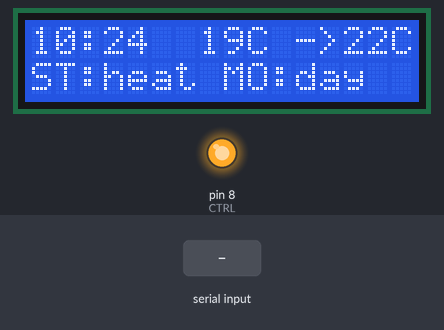
The sketch below on a simulated Arduino Uno, built with avr-gcc and run on an emulated ATmega328P. Shown: 16×2 character LCD, output pins drawn as LEDs (lit = HIGH). The test bench sets the inputs (shaded band). The local clock reads 2024-03-15 10:24:30 at power-on unless the sketch sets it.

Above: at 1.2 s.
1.3 s: "t:45\n" received over Serial
At 1.9 s:
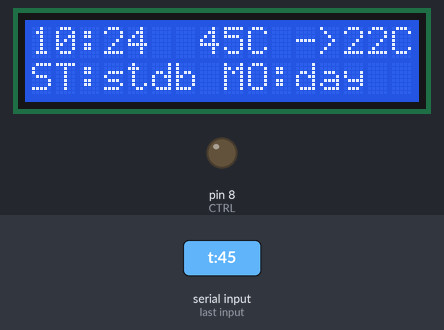
2.8 s: "c:45\n" received over Serial
At 3.3 s:
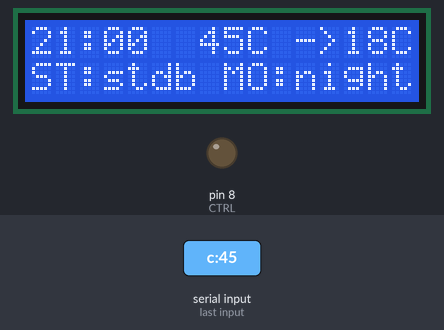
Timing chart, 0 to 5.8 s (numbered marks = the images above; inputs shaded):
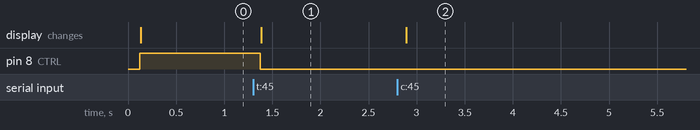

Measured:
- after the input at 1.3 s, pin 8 (CTRL): HIGH → LOW after 0.08 s; the display: changes after 0.08 s (image 1)
- after the input at 2.8 s, the display: changes after 0.09 s (image 2)

The sketch:

thermostat.ino
```cpp
/*
thermostat firmware
(c) 2017 Robert Fonó

available serial commands:

t:%d%d - set mock temperature
example: t:18

c:%d%d%d%d - set clock in format HHMM
example: c:1608

*/


#include "LiquidCrystal.h"
#include <inttypes.h>
#include <Wire.h>
#include "RTClib.h"

int CTRL = 8;

LiquidCrystal lcd(12, 11, 5, 4, 3, 2);

RTC_DS1307 RTC;


int temp = 19;
int daytarget = 22;
int nighttarget = 18;

int target = daytarget;

int daylimit_hour = 7;
int daylimit_minute = 0;
int nightlimit_hour = 21;
int nightlimit_minute = 0;

char *state = "stdb";
char *mode = "day";

//utility variables

int loopIter = 0;

void lcdTime() {
	DateTime now = RTC.now();

	lcd.setCursor(0, 0);

	if(now.hour()<10) {
		lcd.print('0');
		lcd.print(now.hour());
	} else {
		lcd.print(now.hour());
	}

	lcd.print(":");

	if(now.minute()<10) {
		lcd.print('0');
		lcd.print(now.minute());
	} else {
		lcd.print(now.minute());
	}
}
void dispView() {

	lcd.clear();

	lcdTime();

	lcd.setCursor(7,0);

	char tempstr[8];
	sprintf(tempstr, "%dC", temp);
	lcd.print(tempstr);

	lcd.setCursor(11, 0);

	char tgtstr[7];
	sprintf(tgtstr, "->%dC", target);
	lcd.print(tgtstr);

	lcd.setCursor(0, 1);

	char ststr[8];
	sprintf(ststr, "ST:%s", state);
	lcd.print(ststr);

	lcd.setCursor(8,1);

	char mostr[8];
	sprintf(mostr, "MO:%s", mode);
	lcd.print(mostr);
}

void serialTime() {
	DateTime now = RTC.now();
	Serial.print(now.month(), DEC);
	Serial.print('/');
	Serial.print(now.day(), DEC);
	Serial.print('/');
	Serial.print(now.year(), DEC);
	Serial.print(' ');
	Serial.print(now.hour(), DEC);
	Serial.print(':');
	Serial.print(now.minute(), DEC);
	Serial.print(':');
	Serial.print(now.second(), DEC);
	Serial.println();
}

void serialProcess(char* indata) {
	if (strcmp(indata,"night") == 0){
		mode = "night";
		target = nighttarget;
		dispView();
	}
	else if (strcmp(indata,"day") == 0){
		mode = "day";
		target = daytarget;
		dispView();
	}
	else if (indata[0] == 't' && indata[1] == ':') {
		char convtemp[2] = {indata[2], indata[3]};
		temp = atoi(convtemp);
		dispView();
	}
	else if (strcmp(indata,"time") == 0){
		serialTime();
		delay(100);
	}
	else if (indata[0] == 'c' && indata[1] == ':') {
		char newclock[8] = {	indata[2], indata[3], ':',
					indata[4], indata[5], ':', '0', '0'};

		RTC.adjust(DateTime(__DATE__, newclock));
		lcdTime();
	}

}

//decide if it's day or night
//returns name of mode ("day" or "night")
char *pickMode(int hour, int minute) {

	if (	(hour > daylimit_hour ||
		(hour == daylimit_hour && minute >= daylimit_minute)) &&
		(hour < nightlimit_hour ||
		(hour == nightlimit_hour && minute < nightlimit_minute))
	) {
		return "day";
	} else {
		return "night";
	}

}

void setTarget() {
	if (strcmp(mode,"day") == 0) {
		target = daytarget;
	} else if (strcmp(mode, "night") == 0) {
		target = nighttarget;
	}
}


void setup() {
	lcd.begin(16, 2);
	Serial.begin(9600);
	Wire.begin();
	RTC.begin();

	if (! RTC.isrunning()) {
		 Serial.println("RTC is NOT running!");
		// This will reflect the time that your sketch was compiled
		RTC.adjust(DateTime(__DATE__, __TIME__));
	}


	pinMode(CTRL, OUTPUT);
	digitalWrite(CTRL, LOW);
	dispView();
}

void loop() {

	//refresh the clock if it hasn't been refreshed in a while
	//fires roughly every 5 seconds
	loopIter++;
	if(loopIter >= 100) {
		lcdTime();
		loopIter = 0;
	}

	char indata[7] = {'\0'};
	char inchar = -1;
	int index = 0;

	while (Serial.available() > 0) {
		if (index < 6) {
			inchar = Serial.read();
			indata[index] = inchar;
			index++;
			indata[index] = '\0';
		}
		else {
			Serial.read();
		}
	}
	delay(50);

	serialProcess(indata);


	//run pickMode, redraw screen if mode changed

	DateTime now = RTC.now();

	char *newMode = pickMode(now.hour(), now.minute());

	if (!strcmp(newMode, mode) == 0) {
		mode = newMode;
		setTarget();
		dispView();
	}

	if (temp < target) {
		digitalWrite(CTRL, HIGH);
		if (strcmp(state,"heat") != 0) {
			state = "heat";
			dispView();
		}
	} else {
		digitalWrite(CTRL, LOW);
		if (strcmp(state,"stdb") != 0) {
			state = "stdb";
			dispView();
		}
	}


}
```
